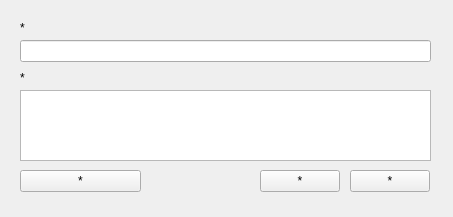
<?xml version="1.0" encoding="UTF-8"?>
<ui version="4.0">
 <class>MainWindow</class>
 <widget class="QMainWindow" name="MainWindow">
  <property name="geometry">
   <rect>
    <x>0</x>
    <y>0</y>
    <width>453</width>
    <height>217</height>
   </rect>
  </property>
  <property name="minimumSize">
   <size>
    <width>453</width>
    <height>217</height>
   </size>
  </property>
  <property name="maximumSize">
   <size>
    <width>453</width>
    <height>217</height>
   </size>
  </property>
  <property name="windowTitle">
   <string>BCE++</string>
  </property>
  <widget class="QWidget" name="centralWidget">
   <widget class="QLabel" name="lblMessage_1">
    <property name="geometry">
     <rect>
      <x>20</x>
      <y>20</y>
      <width>411</width>
      <height>16</height>
     </rect>
    </property>
    <property name="text">
     <string>*</string>
    </property>
   </widget>
   <widget class="QLabel" name="lblMessage_2">
    <property name="geometry">
     <rect>
      <x>20</x>
      <y>70</y>
      <width>411</width>
      <height>16</height>
     </rect>
    </property>
    <property name="text">
     <string>*</string>
    </property>
   </widget>
   <widget class="QLineEdit" name="txtEquation">
    <property name="geometry">
     <rect>
      <x>20</x>
      <y>40</y>
      <width>411</width>
      <height>22</height>
     </rect>
    </property>
   </widget>
   <widget class="QPlainTextEdit" name="txtResult">
    <property name="geometry">
     <rect>
      <x>20</x>
      <y>90</y>
      <width>411</width>
      <height>71</height>
     </rect>
    </property>
    <property name="horizontalScrollBarPolicy">
     <enum>Qt::ScrollBarAsNeeded</enum>
    </property>
    <property name="readOnly">
     <bool>true</bool>
    </property>
    <property name="textInteractionFlags">
     <set>Qt::LinksAccessibleByKeyboard|Qt::LinksAccessibleByMouse|Qt::TextBrowserInteraction|Qt::TextSelectableByKeyboard|Qt::TextSelectableByMouse</set>
    </property>
    <property name="centerOnScroll">
     <bool>true</bool>
    </property>
   </widget>
   <widget class="QPushButton" name="cmdBalance">
    <property name="geometry">
     <rect>
      <x>260</x>
      <y>170</y>
      <width>80</width>
      <height>22</height>
     </rect>
    </property>
    <property name="text">
     <string>*</string>
    </property>
   </widget>
   <widget class="QPushButton" name="cmdLoadFile">
    <property name="geometry">
     <rect>
      <x>20</x>
      <y>170</y>
      <width>121</width>
      <height>22</height>
     </rect>
    </property>
    <property name="text">
     <string>*</string>
    </property>
   </widget>
   <widget class="QPushButton" name="cmdExit">
    <property name="geometry">
     <rect>
      <x>350</x>
      <y>170</y>
      <width>80</width>
      <height>22</height>
     </rect>
    </property>
    <property name="text">
     <string>*</string>
    </property>
   </widget>
  </widget>
 </widget>
 <layoutdefault spacing="6" margin="11"/>
 <resources/>
 <connections/>
</ui>
